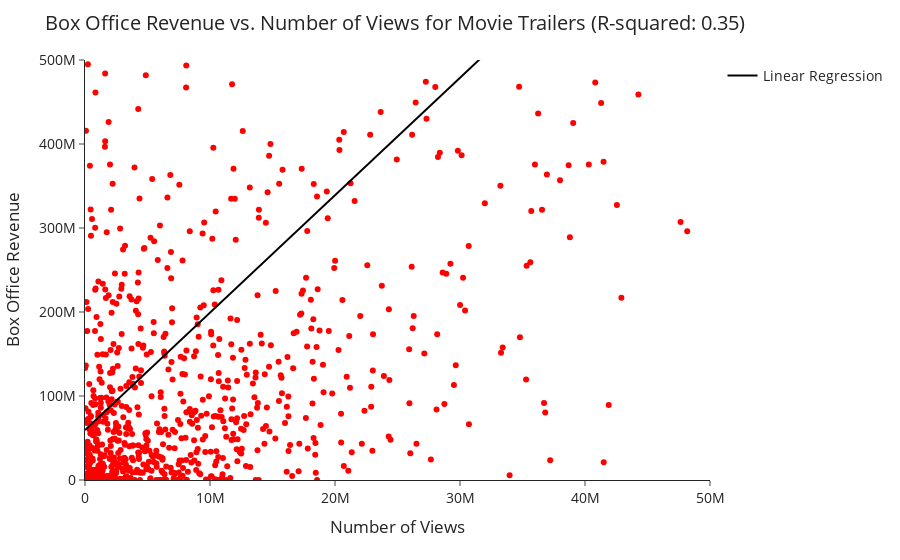
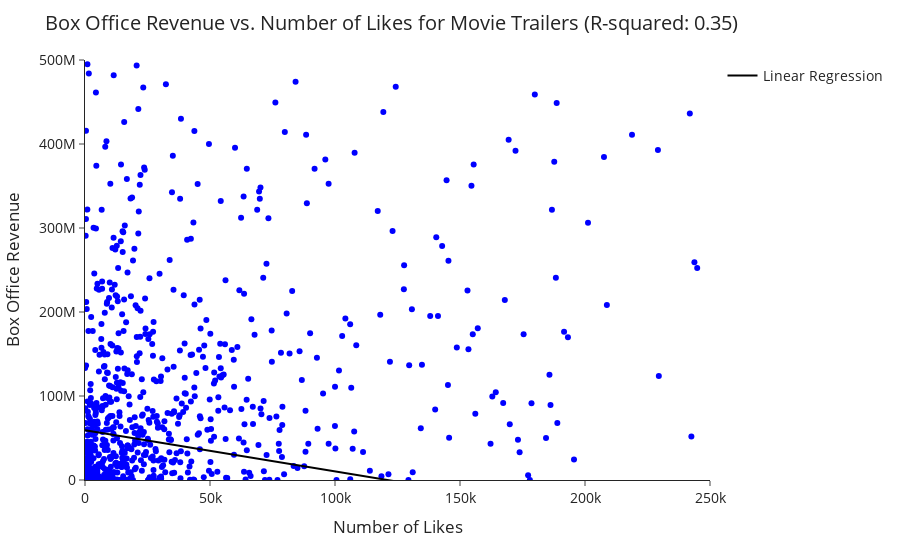

These figures' notebook cell, in order:
### Code cell
import plotly.express as px
import plotly.graph_objects as go
from sklearn.linear_model import LinearRegression

df_merged = pd.merge(df_movies_marketing, df_movies_yotube, on='name')

# First scatter plot
X_views = df_merged[['Views', 'Likes']]
y_views = df_merged['Box_office']
reg_views = LinearRegression().fit(X_views, y_views)
r_squared_views = reg_views.score(X_views, y_views)

fig_views = px.scatter(df_merged, x='Views', y='Box_office', hover_data=['name', 'Likes'])
fig_views.update_traces(marker=dict(color='red'))
fig_views.update_layout(
    title=f'Box Office Revenue vs. Number of Views for Movie Trailers (R-squared: {r_squared_views:.2f})',
    xaxis_title='Number of Views',
    yaxis_title='Box Office Revenue',
    font=dict(size=14)
)

x_range_views = [df_merged['Views'].min(), df_merged['Views'].max()]
y_range_views = [reg_views.predict([[x_range_views[0], 0]])[0], reg_views.predict([[x_range_views[1], 0]])[0]]
fig_views.add_trace(go.Scatter(x=x_range_views, y=y_range_views, mode='lines', name='Linear Regression', line=dict(color='black', width=2)))
fig_views.update_layout(template="simple_white")
fig_views.update_layout(yaxis_range=[0, 500000000])
fig_views.update_layout(xaxis_range=[0, 50000000])
fig_views.show()

# Second scatter plot
X_likes = df_merged[['Views', 'Likes']]
y_likes = df_merged['Box_office']
reg_likes = LinearRegression().fit(X_likes, y_likes)
r_squared_likes = reg_likes.score(X_likes, y_likes)

fig_likes = px.scatter(df_merged, x='Likes', y='Box_office', hover_data=['name', 'Views'])
fig_likes.update_traces(marker=dict(color='blue'))
fig_likes.update_layout(
    title=f'Box Office Revenue vs. Number of Likes for Movie Trailers (R-squared: {r_squared_likes:.2f})',
    xaxis_title='Number of Likes',
    yaxis_title='Box Office Revenue',
    font=dict(size=14)
)

x_range_likes = [df_merged['Likes'].min(), df_merged['Likes'].max()]
y_range_likes = [reg_likes.predict([[0, x_range_likes[0]]])[0], reg_likes.predict([[0, x_range_likes[1]]])[0]]
fig_likes.add_trace(go.Scatter(x=x_range_likes, y=y_range_likes, mode='lines', name='Linear Regression', line=dict(color='black', width=2)))
fig_likes.update_layout(template="simple_white")
fig_likes.update_layout(yaxis_range=[0, 500000000])
fig_likes.update_layout(xaxis_range=[0, 250000])
fig_likes.show()

### Figure 1 — Plotly figure (JSON) as saved in the notebook; plotly's stock layout.template omitted (floating-point values rounded to 4 significant figures; data arrays with more than 128 entries replaced by an {"elided": "..."} marker saying what was removed)
{"data": [{"customdata": {"elided": "991x2 mixed values"}, "hovertemplate": "Views=%{x}<br>Box_office=%{y}<br>name=%{customdata[0]}<br>Likes=%{customdata[1]}<extra></extra>", "legendgroup": "", "marker": {"color": "red", "symbol": "circle"}, "mode": "markers", "name": "", "orientation": "v", "showlegend": false, "type": "scatter", "x": {"elided": "991 int values"}, "xaxis": "x", "y": {"elided": "991 int values"}, "yaxis": "y"}, {"line": {"color": "black", "width": 2}, "mode": "lines", "name": "Linear Regression", "type": "scatter", "x": [2366, 258808507], "y": [59360000.0, 3678000000.0]}], "layout": {"font": {"size": 14}, "legend": {"tracegroupgap": 0}, "margin": {"t": 60}, "title": {"text": "Box Office Revenue vs. Number of Views for Movie Trailers (R-squared: 0.35)"}, "xaxis": {"anchor": "y", "domain": [0, 1], "range": [0, 50000000], "title": {"text": "Number of Views"}}, "yaxis": {"anchor": "x", "domain": [0, 1], "range": [0, 500000000], "title": {"text": "Box Office Revenue"}}}}

### Figure 2 — Plotly figure (JSON) as saved in the notebook; plotly's stock layout.template omitted (floating-point values rounded to 4 significant figures; data arrays with more than 128 entries replaced by an {"elided": "..."} marker saying what was removed)
{"data": [{"customdata": {"elided": "991x2 mixed values"}, "hovertemplate": "Likes=%{x}<br>Box_office=%{y}<br>name=%{customdata[0]}<br>Views=%{customdata[1]}<extra></extra>", "legendgroup": "", "marker": {"color": "blue", "symbol": "circle"}, "mode": "markers", "name": "", "orientation": "v", "showlegend": false, "type": "scatter", "x": {"elided": "991 int values"}, "xaxis": "x", "y": {"elided": "991 int values"}, "yaxis": "y"}, {"line": {"color": "black", "width": 2}, "mode": "lines", "name": "Linear Regression", "type": "scatter", "x": [2, 4102339], "y": [59330000.0, -1953000000.0]}], "layout": {"font": {"size": 14}, "legend": {"tracegroupgap": 0}, "margin": {"t": 60}, "title": {"text": "Box Office Revenue vs. Number of Likes for Movie Trailers (R-squared: 0.35)"}, "xaxis": {"anchor": "y", "domain": [0, 1], "range": [0, 250000], "title": {"text": "Number of Likes"}}, "yaxis": {"anchor": "x", "domain": [0, 1], "range": [0, 500000000], "title": {"text": "Box Office Revenue"}}}}
